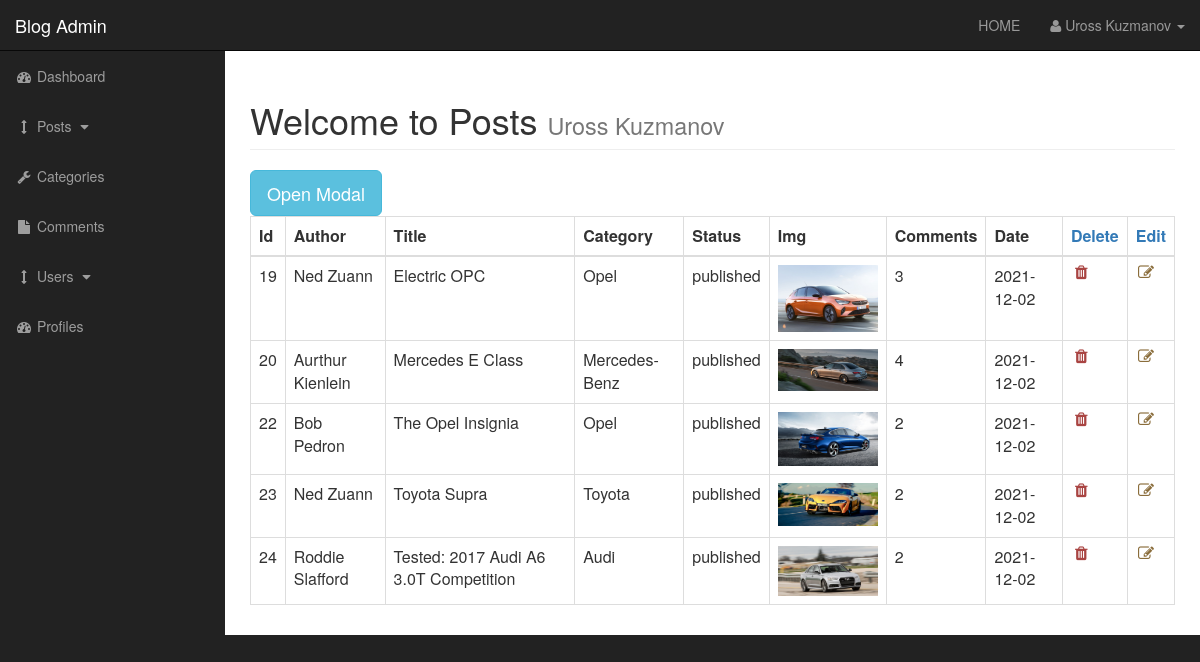
Page /admin/posts.php (signed in) on the committed database.
### tables this page shows
CREATE TABLE `posts` (
  `post_id` int(3) NOT NULL,
  `post_category_id` int(3) NOT NULL,
  `post_title` varchar(255) NOT NULL,
  `post_author` varchar(255) NOT NULL,
  `post_date` date NOT NULL,
  `post_img` text NOT NULL,
  `post_content` text NOT NULL,
  `post_tags` varchar(255) NOT NULL,
  `post_status` varchar(255) NOT NULL DEFAULT 'draft'
);

### functions/functions.php (the view, shortened to what this page needs)
<?php
function get_category($cat_id)
{
    global $connection;
    $query = "SELECT * FROM categories WHERE cat_id=$cat_id";
    $edit_categories_query = mysqli_query($connection, $query);
    $row = mysqli_fetch_assoc($edit_categories_query);
    $cat_title = $row['cat_title'];
    return  $cat_title;
}
?>
    <?php
function get_all_posts()
{
    global $connection;
    $all_posts_arr = [];
    $post_arr = [];
    $query = "SELECT * FROM posts";
    $all_posts_query = mysqli_query($connection, $query);
    while ($row = mysqli_fetch_assoc($all_posts_query)) {
        $post_arr['post_id'] = $row['post_id'];
        $post_arr['post_author'] = $row['post_author'];
        $post_arr['post_title'] = $row['post_title'];
        $post_arr['post_category_id'] = $row['post_category_id'];
        $post_arr['post_status'] = $row['post_status'];
        $post_arr['post_img'] = $row['post_img'];
        $post_arr['post_date'] = $row['post_date'];
        $post_arr['post_content'] = $row['post_content'];
        $post_arr['post_category_name'] = get_category($row['post_category_id']);
        $all_posts_arr[] = $post_arr;
    }
    return $all_posts_arr;
}
function no_of_comment($post_id)
{
    global $connection;
    $query = "SELECT * FROM comments WHERE comment_post_id=$post_id";
    $query_do = mysqli_query($connection, $query);
    $no_of_comm = mysqli_num_rows($query_do);
    return $no_of_comm;
}
function display_table_data()
{
    $all_posts = get_all_posts();
    foreach ($all_posts as $post_arr) {
    ?>
        <tr>
            <td><?php echo $post_arr['post_id'] ?></td>
            <td><?php echo  $post_arr['post_author'] ?></td>
            <td><?php echo $post_arr['post_title'] ?></td>
            <td><?php echo $post_arr['post_category_name'] ?></td>
            <td><?php echo $post_arr['post_status'] ?></td>
            <td><img Width="100px" src="../images/<?php echo $post_arr['post_img'] ?>" alt=""></td>
            <td><?php echo no_of_comment($post_arr['post_id']) ?></td>
            <td><?php echo $post_arr['post_date'] ?></td>
            <td><a href="#" class="del_link" data="<?php echo $post_arr['post_id'] ?>"><i class="fa fa-fw fa-trash text-danger  "></i></a></td>
            <td><a href="posts.php?source=edit_post&p_id=<?php echo $post_arr['post_id'] ?>"><i class="fa fa-fw fa-edit text-warning"></i></a></td>
        </tr>
    <?php }
}
    ?>

### admin/css/sb-admin.css (style rules this page uses)
body { margin-top: 100px; background-color: #222; }
@media (min-width:768px) { body { margin-top: 50px; } }

### rows in the picture
posts: post_id "19", post_author "Ned Zuann", post_title "Electric OPC", post_category_name "Opel", post_status "published", post_img (picture), post_id "3", post_date "2021-12-02"
posts: post_id "20", post_author "Aurthur Kienlein", post_title "Mercedes E Class", post_category_name "Mercedes-Benz", post_status "published", post_img (picture), post_id "4", post_date "2021-12-02"
posts: post_id "22", post_author "Bob Pedron", post_title "The Opel Insignia", post_category_name "Opel", post_status "published", post_img (picture), post_id "2", post_date "2021-12-02"
posts: post_id "23", post_author "Ned Zuann", post_title "Toyota Supra", post_tags "Toyota", post_status "published", post_img (picture), post_id "2", post_date "2021-12-02"
posts: post_id "24", post_author "Roddie Slafford", post_title "Tested: 2017 Audi A6 3.0T Competition", post_category_name "Audi", post_status "published", post_img (picture), post_id "2", post_date "2021-12-02"

### other values in the picture
$_SESSION['user_fname'] "Uross"
$_SESSION['user_lname'] "Kuzmanov"
user_full_name() "Uross Kuzmanov"
